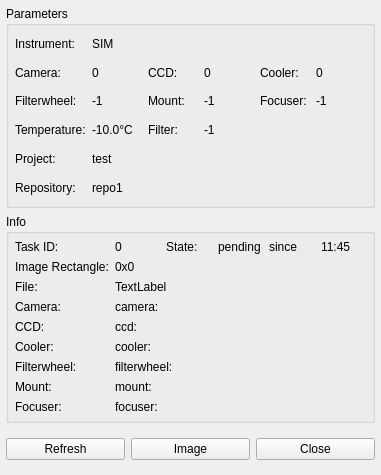
<?xml version="1.0" encoding="UTF-8"?>
<ui version="4.0">
 <class>snowgui::taskinfowidget</class>
 <widget class="QWidget" name="snowgui::taskinfowidget">
  <property name="geometry">
   <rect>
    <x>0</x>
    <y>0</y>
    <width>381</width>
    <height>475</height>
   </rect>
  </property>
  <property name="windowTitle">
   <string>Form</string>
  </property>
  <layout class="QVBoxLayout" name="verticalLayout">
   <property name="leftMargin">
    <number>6</number>
   </property>
   <property name="topMargin">
    <number>6</number>
   </property>
   <property name="rightMargin">
    <number>6</number>
   </property>
   <property name="bottomMargin">
    <number>6</number>
   </property>
   <item>
    <widget class="QGroupBox" name="parameterGroup">
     <property name="title">
      <string>Parameters</string>
     </property>
     <layout class="QGridLayout" name="gridLayout_2">
      <property name="leftMargin">
       <number>6</number>
      </property>
      <property name="topMargin">
       <number>6</number>
      </property>
      <property name="rightMargin">
       <number>6</number>
      </property>
      <property name="bottomMargin">
       <number>6</number>
      </property>
      <item row="4" column="0">
       <widget class="QLabel" name="projectLabel">
        <property name="text">
         <string>Project:</string>
        </property>
       </widget>
      </item>
      <item row="4" column="1" colspan="5">
       <widget class="QLabel" name="projectField">
        <property name="text">
         <string>test</string>
        </property>
       </widget>
      </item>
      <item row="3" column="0">
       <widget class="QLabel" name="temperatureLabel">
        <property name="text">
         <string>Temperature:</string>
        </property>
       </widget>
      </item>
      <item row="0" column="1">
       <widget class="QLabel" name="instrumentField">
        <property name="text">
         <string>SIM</string>
        </property>
       </widget>
      </item>
      <item row="3" column="3">
       <widget class="QLabel" name="filterField">
        <property name="text">
         <string>-1</string>
        </property>
       </widget>
      </item>
      <item row="5" column="1" colspan="5">
       <widget class="QLabel" name="repositoryField">
        <property name="text">
         <string>repo1</string>
        </property>
       </widget>
      </item>
      <item row="0" column="0">
       <widget class="QLabel" name="instrumentLabel">
        <property name="text">
         <string>Instrument:</string>
        </property>
       </widget>
      </item>
      <item row="5" column="0">
       <widget class="QLabel" name="repositoryLabel">
        <property name="text">
         <string>Repository:</string>
        </property>
       </widget>
      </item>
      <item row="3" column="2">
       <widget class="QLabel" name="filterLabel">
        <property name="text">
         <string>Filter:</string>
        </property>
       </widget>
      </item>
      <item row="3" column="1">
       <widget class="QLabel" name="temperatureField">
        <property name="text">
         <string>-10.0°C</string>
        </property>
       </widget>
      </item>
      <item row="2" column="4">
       <widget class="QLabel" name="focuserLabel">
        <property name="text">
         <string>Focuser:</string>
        </property>
       </widget>
      </item>
      <item row="2" column="5">
       <widget class="QLabel" name="focuserField">
        <property name="text">
         <string>-1</string>
        </property>
       </widget>
      </item>
      <item row="2" column="2">
       <widget class="QLabel" name="mountLabel">
        <property name="text">
         <string>Mount:</string>
        </property>
       </widget>
      </item>
      <item row="2" column="3">
       <widget class="QLabel" name="mountField">
        <property name="text">
         <string>-1</string>
        </property>
       </widget>
      </item>
      <item row="2" column="0">
       <widget class="QLabel" name="filterwheelLabel">
        <property name="text">
         <string>Filterwheel:</string>
        </property>
       </widget>
      </item>
      <item row="2" column="1">
       <widget class="QLabel" name="filterwheelField">
        <property name="text">
         <string>-1</string>
        </property>
       </widget>
      </item>
      <item row="1" column="5">
       <widget class="QLabel" name="coolerField">
        <property name="text">
         <string>0</string>
        </property>
       </widget>
      </item>
      <item row="1" column="4">
       <widget class="QLabel" name="coolerLabel">
        <property name="text">
         <string>Cooler:</string>
        </property>
       </widget>
      </item>
      <item row="1" column="0">
       <widget class="QLabel" name="cameraLabel">
        <property name="text">
         <string>Camera:</string>
        </property>
       </widget>
      </item>
      <item row="1" column="1">
       <widget class="QLabel" name="cameraField">
        <property name="text">
         <string>0</string>
        </property>
       </widget>
      </item>
      <item row="1" column="2">
       <widget class="QLabel" name="ccdLabel">
        <property name="text">
         <string>CCD:</string>
        </property>
       </widget>
      </item>
      <item row="1" column="3">
       <widget class="QLabel" name="ccdField">
        <property name="text">
         <string>0</string>
        </property>
       </widget>
      </item>
     </layout>
    </widget>
   </item>
   <item>
    <widget class="QGroupBox" name="infoGroup">
     <property name="title">
      <string>Info</string>
     </property>
     <layout class="QGridLayout" name="gridLayout">
      <property name="leftMargin">
       <number>6</number>
      </property>
      <property name="topMargin">
       <number>6</number>
      </property>
      <property name="rightMargin">
       <number>6</number>
      </property>
      <property name="bottomMargin">
       <number>6</number>
      </property>
      <item row="7" column="1" colspan="5">
       <widget class="QLabel" name="mounturlField">
        <property name="text">
         <string>mount:</string>
        </property>
       </widget>
      </item>
      <item row="2" column="0">
       <widget class="QLabel" name="filenameLabel">
        <property name="text">
         <string>File:</string>
        </property>
       </widget>
      </item>
      <item row="1" column="1" colspan="5">
       <widget class="QLabel" name="imagerectangleField">
        <property name="text">
         <string>0x0</string>
        </property>
       </widget>
      </item>
      <item row="5" column="1" colspan="5">
       <widget class="QLabel" name="coolerurlField">
        <property name="text">
         <string>cooler:</string>
        </property>
       </widget>
      </item>
      <item row="0" column="2">
       <widget class="QLabel" name="stateLabel">
        <property name="text">
         <string>State:</string>
        </property>
       </widget>
      </item>
      <item row="5" column="0">
       <widget class="QLabel" name="coolerurlLabel">
        <property name="text">
         <string>Cooler:</string>
        </property>
       </widget>
      </item>
      <item row="0" column="5">
       <widget class="QLabel" name="lastchangeField">
        <property name="text">
         <string>11:45</string>
        </property>
       </widget>
      </item>
      <item row="3" column="1" colspan="5">
       <widget class="QLabel" name="cameraurlField">
        <property name="text">
         <string>camera:</string>
        </property>
       </widget>
      </item>
      <item row="6" column="1" colspan="5">
       <widget class="QLabel" name="filterwheelurlField">
        <property name="text">
         <string>filterwheel:</string>
        </property>
       </widget>
      </item>
      <item row="0" column="0">
       <widget class="QLabel" name="taskidLabel">
        <property name="text">
         <string>Task ID:</string>
        </property>
       </widget>
      </item>
      <item row="3" column="0">
       <widget class="QLabel" name="cameraurlLabel">
        <property name="text">
         <string>Camera:</string>
        </property>
       </widget>
      </item>
      <item row="2" column="1" colspan="5">
       <widget class="QLabel" name="filenameField">
        <property name="text">
         <string>TextLabel</string>
        </property>
       </widget>
      </item>
      <item row="7" column="0">
       <widget class="QLabel" name="mounturlLabel">
        <property name="text">
         <string>Mount:</string>
        </property>
       </widget>
      </item>
      <item row="1" column="0">
       <widget class="QLabel" name="imagerectangleLabel">
        <property name="text">
         <string>Image Rectangle:</string>
        </property>
       </widget>
      </item>
      <item row="4" column="0">
       <widget class="QLabel" name="ccdurlLabel">
        <property name="text">
         <string>CCD:</string>
        </property>
       </widget>
      </item>
      <item row="0" column="4">
       <widget class="QLabel" name="lastchangeLabel">
        <property name="text">
         <string>since</string>
        </property>
       </widget>
      </item>
      <item row="4" column="1" colspan="5">
       <widget class="QLabel" name="ccdurlField">
        <property name="text">
         <string>ccd:</string>
        </property>
       </widget>
      </item>
      <item row="0" column="1">
       <widget class="QLabel" name="taskidField">
        <property name="text">
         <string>0</string>
        </property>
       </widget>
      </item>
      <item row="6" column="0">
       <widget class="QLabel" name="filterwheelurlLabel">
        <property name="text">
         <string>Filterwheel:</string>
        </property>
       </widget>
      </item>
      <item row="0" column="3">
       <widget class="QLabel" name="stateField">
        <property name="text">
         <string>pending</string>
        </property>
       </widget>
      </item>
      <item row="8" column="0">
       <widget class="QLabel" name="focuserurlLabel">
        <property name="text">
         <string>Focuser:</string>
        </property>
       </widget>
      </item>
      <item row="8" column="1">
       <widget class="QLabel" name="focuserurlField">
        <property name="text">
         <string>focuser:</string>
        </property>
       </widget>
      </item>
     </layout>
    </widget>
   </item>
   <item>
    <widget class="QWidget" name="buttonArea" native="true">
     <property name="maximumSize">
      <size>
       <width>16777215</width>
       <height>40</height>
      </size>
     </property>
     <layout class="QHBoxLayout" name="horizontalLayout">
      <property name="leftMargin">
       <number>0</number>
      </property>
      <property name="topMargin">
       <number>0</number>
      </property>
      <property name="rightMargin">
       <number>0</number>
      </property>
      <property name="bottomMargin">
       <number>0</number>
      </property>
      <item>
       <widget class="QPushButton" name="refreshButton">
        <property name="text">
         <string>Refresh</string>
        </property>
       </widget>
      </item>
      <item>
       <widget class="QPushButton" name="imageButton">
        <property name="text">
         <string>Image</string>
        </property>
       </widget>
      </item>
      <item>
       <widget class="QPushButton" name="closeButton">
        <property name="text">
         <string>Close</string>
        </property>
       </widget>
      </item>
     </layout>
    </widget>
   </item>
  </layout>
 </widget>
 <resources/>
 <connections/>
</ui>
